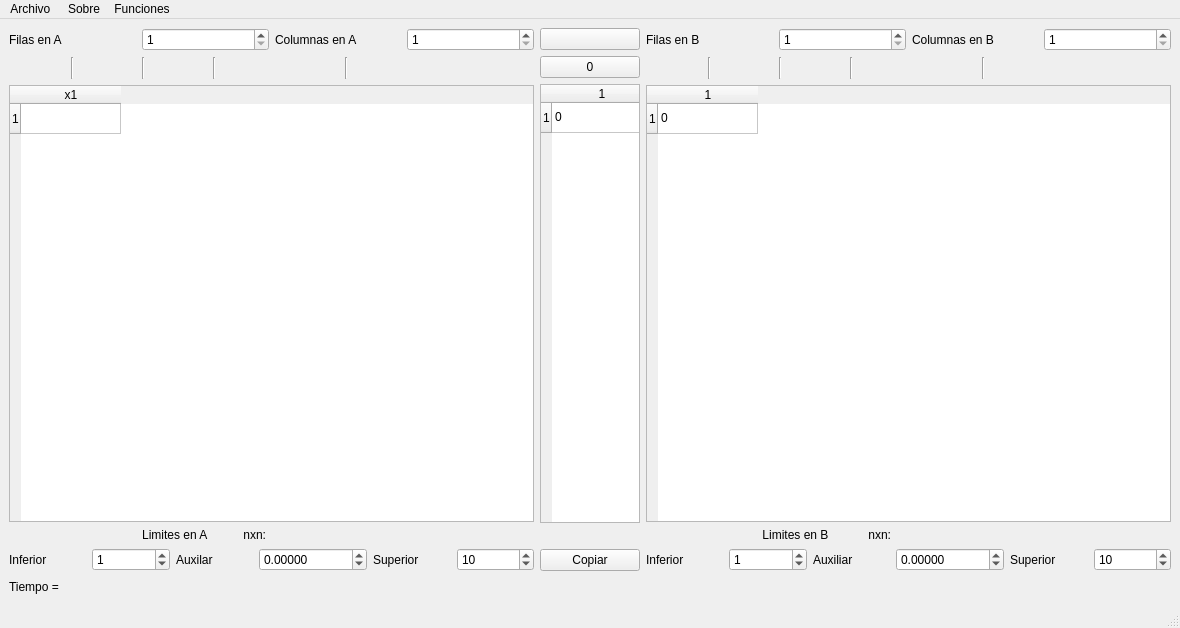
<?xml version="1.0" encoding="UTF-8"?>
<ui version="4.0">
 <class>MainWindow</class>
 <widget class="QMainWindow" name="MainWindow">
  <property name="geometry">
   <rect>
    <x>0</x>
    <y>0</y>
    <width>1180</width>
    <height>628</height>
   </rect>
  </property>
  <property name="windowTitle">
   <string>Calculadora de Matrices</string>
  </property>
  <property name="windowIcon">
   <iconset resource="iconos.qrc">
    <normaloff>:/new/prefix1/iconos/matriz.png</normaloff>:/new/prefix1/iconos/matriz.png</iconset>
  </property>
  <property name="styleSheet">
   <string notr="true">font: 75 10pt &quot;Arial&quot;
qlineargradient(spread:pad, x1:0, y1:0, x2:1, y2:0, stop:0 rgba(0, 0, 0, 255), stop:1 rgba(255, 255, 255, 255))
qlineargradient(spread:pad, x1:0, y1:0, x2:1, y2:0, stop:0 rgba(9, 41, 4, 255), stop:0.085 rgba(2, 79, 0, 255), stop:0.19 rgba(50, 147, 22, 255), stop:0.275 rgba(236, 191, 49, 255), stop:0.39 rgba(243, 61, 34, 255), stop:0.555 rgba(135, 81, 60, 255), stop:0.667 rgba(121, 75, 255, 255), stop:0.825 rgba(164, 255, 244, 255), stop:0.885 rgba(104, 222, 71, 255), stop:1 rgba(93, 128, 0, 255))
url(:/new/prefix1/iconos/119470305_769224333620822_2647290635897348482_n.jpg)</string>
  </property>
  <widget class="QWidget" name="centralwidget">
   <layout class="QGridLayout" name="gridLayout_2">
    <item row="0" column="0">
     <layout class="QGridLayout" name="gridLayout">
      <item row="0" column="0">
       <layout class="QHBoxLayout" name="horizontalLayout_9">
        <item>
         <layout class="QVBoxLayout" name="verticalLayout">
          <item>
           <layout class="QHBoxLayout" name="horizontalLayout_4">
            <item>
             <widget class="QLabel" name="label">
              <property name="text">
               <string>Filas en A</string>
              </property>
             </widget>
            </item>
            <item>
             <widget class="QSpinBox" name="fa">
              <property name="minimum">
               <number>1</number>
              </property>
              <property name="maximum">
               <number>99</number>
              </property>
              <property name="value">
               <number>1</number>
              </property>
             </widget>
            </item>
            <item>
             <widget class="QLabel" name="label_2">
              <property name="text">
               <string>Columnas en A</string>
              </property>
             </widget>
            </item>
            <item>
             <widget class="QSpinBox" name="ca">
              <property name="minimum">
               <number>1</number>
              </property>
              <property name="maximum">
               <number>99</number>
              </property>
              <property name="value">
               <number>1</number>
              </property>
             </widget>
            </item>
           </layout>
          </item>
          <item>
           <layout class="QHBoxLayout" name="horizontalLayout">
            <item>
             <widget class="QPushButton" name="AleatorioA">
              <property name="text">
               <string/>
              </property>
              <property name="icon">
               <iconset resource="iconos.qrc">
                <normaloff>:/new/prefix1/iconos/amarillo.png</normaloff>:/new/prefix1/iconos/amarillo.png</iconset>
              </property>
              <property name="shortcut">
               <string>A, 1</string>
              </property>
              <property name="flat">
               <bool>true</bool>
              </property>
             </widget>
            </item>
            <item>
             <widget class="Line" name="line">
              <property name="orientation">
               <enum>Qt::Vertical</enum>
              </property>
             </widget>
            </item>
            <item>
             <widget class="QPushButton" name="identidad_A">
              <property name="text">
               <string/>
              </property>
              <property name="icon">
               <iconset resource="iconos.qrc">
                <normaloff>:/new/prefix1/iconos/rojo.png</normaloff>:/new/prefix1/iconos/rojo.png</iconset>
              </property>
              <property name="shortcut">
               <string>A, 2</string>
              </property>
              <property name="autoDefault">
               <bool>false</bool>
              </property>
              <property name="default">
               <bool>false</bool>
              </property>
              <property name="flat">
               <bool>true</bool>
              </property>
             </widget>
            </item>
            <item>
             <widget class="Line" name="line_2">
              <property name="orientation">
               <enum>Qt::Vertical</enum>
              </property>
             </widget>
            </item>
            <item>
             <widget class="QPushButton" name="llenarNA">
              <property name="text">
               <string/>
              </property>
              <property name="icon">
               <iconset resource="iconos.qrc">
                <normaloff>:/new/prefix1/iconos/verde.png</normaloff>:/new/prefix1/iconos/verde.png</iconset>
              </property>
              <property name="shortcut">
               <string>A, 3</string>
              </property>
              <property name="flat">
               <bool>true</bool>
              </property>
             </widget>
            </item>
            <item>
             <widget class="Line" name="line_3">
              <property name="orientation">
               <enum>Qt::Vertical</enum>
              </property>
             </widget>
            </item>
            <item>
             <widget class="QPushButton" name="OrdenarA">
              <property name="text">
               <string/>
              </property>
              <property name="icon">
               <iconset resource="iconos.qrc">
                <normaloff>:/new/prefix1/iconos/naranja.png</normaloff>:/new/prefix1/iconos/naranja.png</iconset>
              </property>
              <property name="shortcut">
               <string>A, 4</string>
              </property>
              <property name="flat">
               <bool>true</bool>
              </property>
             </widget>
            </item>
            <item>
             <widget class="QPushButton" name="desordenar_A">
              <property name="text">
               <string/>
              </property>
              <property name="icon">
               <iconset resource="iconos.qrc">
                <normaloff>:/new/prefix1/iconos/cafe.png</normaloff>:/new/prefix1/iconos/cafe.png</iconset>
              </property>
              <property name="shortcut">
               <string>A, 5</string>
              </property>
              <property name="flat">
               <bool>true</bool>
              </property>
             </widget>
            </item>
            <item>
             <widget class="Line" name="line_4">
              <property name="orientation">
               <enum>Qt::Vertical</enum>
              </property>
             </widget>
            </item>
            <item>
             <widget class="QPushButton" name="IncrementoA">
              <property name="text">
               <string/>
              </property>
              <property name="icon">
               <iconset resource="iconos.qrc">
                <normaloff>:/new/prefix1/iconos/azul.png</normaloff>:/new/prefix1/iconos/azul.png</iconset>
              </property>
              <property name="shortcut">
               <string>A, 6</string>
              </property>
              <property name="flat">
               <bool>true</bool>
              </property>
             </widget>
            </item>
            <item>
             <widget class="QPushButton" name="i_s_A">
              <property name="text">
               <string/>
              </property>
              <property name="icon">
               <iconset resource="iconos.qrc">
                <normaloff>:/new/prefix1/iconos/morado.png</normaloff>:/new/prefix1/iconos/morado.png</iconset>
              </property>
              <property name="shortcut">
               <string>A, 7</string>
              </property>
              <property name="flat">
               <bool>true</bool>
              </property>
             </widget>
            </item>
            <item>
             <widget class="QPushButton" name="saltos_A">
              <property name="text">
               <string/>
              </property>
              <property name="icon">
               <iconset resource="iconos.qrc">
                <normaloff>:/new/prefix1/iconos/rosa.png</normaloff>:/new/prefix1/iconos/rosa.png</iconset>
              </property>
              <property name="shortcut">
               <string>A, 8</string>
              </property>
              <property name="flat">
               <bool>true</bool>
              </property>
             </widget>
            </item>
           </layout>
          </item>
          <item>
           <widget class="QTableWidget" name="A">
            <property name="minimumSize">
             <size>
              <width>50</width>
              <height>0</height>
             </size>
            </property>
            <property name="mouseTracking">
             <bool>false</bool>
            </property>
            <property name="tabletTracking">
             <bool>false</bool>
            </property>
            <property name="rowCount">
             <number>1</number>
            </property>
            <property name="columnCount">
             <number>1</number>
            </property>
            <row/>
            <column>
             <property name="text">
              <string>x1</string>
             </property>
            </column>
           </widget>
          </item>
          <item>
           <layout class="QHBoxLayout" name="horizontalLayout_11">
            <item>
             <widget class="QLabel" name="label_3">
              <property name="text">
               <string>                                        Limites en A           nxn:   </string>
              </property>
             </widget>
            </item>
            <item>
             <widget class="QLabel" name="nA">
              <property name="text">
               <string/>
              </property>
             </widget>
            </item>
           </layout>
          </item>
          <item>
           <layout class="QHBoxLayout" name="horizontalLayout_5">
            <item>
             <widget class="QLabel" name="label_4">
              <property name="text">
               <string>Inferior</string>
              </property>
             </widget>
            </item>
            <item>
             <widget class="QSpinBox" name="iA">
              <property name="minimum">
               <number>-9999</number>
              </property>
              <property name="maximum">
               <number>9999</number>
              </property>
              <property name="value">
               <number>1</number>
              </property>
             </widget>
            </item>
            <item>
             <widget class="QLabel" name="label_12">
              <property name="text">
               <string>Auxilar</string>
              </property>
             </widget>
            </item>
            <item>
             <widget class="QDoubleSpinBox" name="aux_A">
              <property name="decimals">
               <number>5</number>
              </property>
              <property name="minimum">
               <double>-1000000.000000000000000</double>
              </property>
              <property name="maximum">
               <double>1000000000.000000000000000</double>
              </property>
             </widget>
            </item>
            <item>
             <widget class="QLabel" name="label_5">
              <property name="text">
               <string>Superior</string>
              </property>
             </widget>
            </item>
            <item>
             <widget class="QSpinBox" name="sA">
              <property name="minimum">
               <number>-9999</number>
              </property>
              <property name="maximum">
               <number>9999</number>
              </property>
              <property name="value">
               <number>10</number>
              </property>
             </widget>
            </item>
           </layout>
          </item>
         </layout>
        </item>
        <item>
         <layout class="QVBoxLayout" name="verticalLayout_5">
          <item>
           <layout class="QVBoxLayout" name="verticalLayout_3">
            <item>
             <widget class="QPushButton" name="cambio">
              <property name="maximumSize">
               <size>
                <width>100</width>
                <height>16777215</height>
               </size>
              </property>
              <property name="styleSheet">
               <string notr="true">QPushButton#evilButton {
    border-style: outset;
    border-width: 2px;
    border-radius: 10px;
    border-color: beige;
    font: bold 14px;
    min-width: 10em;
    padding: 6px;
}</string>
              </property>
              <property name="text">
               <string/>
              </property>
              <property name="icon">
               <iconset resource="iconos.qrc">
                <normaloff>:/new/prefix1/iconos/intercambio (1).png</normaloff>:/new/prefix1/iconos/intercambio (1).png</iconset>
              </property>
              <property name="shortcut">
               <string>C</string>
              </property>
             </widget>
            </item>
            <item>
             <widget class="QPushButton" name="vLlenar">
              <property name="maximumSize">
               <size>
                <width>100</width>
                <height>16777215</height>
               </size>
              </property>
              <property name="text">
               <string>0</string>
              </property>
             </widget>
            </item>
            <item>
             <widget class="QTableWidget" name="vResultados">
              <property name="maximumSize">
               <size>
                <width>100</width>
                <height>16777215</height>
               </size>
              </property>
              <property name="rowCount">
               <number>1</number>
              </property>
              <property name="columnCount">
               <number>1</number>
              </property>
              <row/>
              <column/>
              <item row="0" column="0">
               <property name="text">
                <string>0</string>
               </property>
              </item>
             </widget>
            </item>
           </layout>
          </item>
          <item>
           <layout class="QVBoxLayout" name="verticalLayout_4">
            <item>
             <widget class="QLabel" name="nV">
              <property name="maximumSize">
               <size>
                <width>100</width>
                <height>16777215</height>
               </size>
              </property>
              <property name="text">
               <string/>
              </property>
             </widget>
            </item>
            <item>
             <widget class="QPushButton" name="copiar_M">
              <property name="maximumSize">
               <size>
                <width>100</width>
                <height>16777215</height>
               </size>
              </property>
              <property name="styleSheet">
               <string notr="true">QPushButton#evilButton {
    background-color: red;
    border-style: outset;
    border-width: 2px;
    border-radius: 10px;
    border-color: beige;
    font: bold 14px;
    min-width: 10em;
    padding: 6px;
}</string>
              </property>
              <property name="text">
               <string>Copiar</string>
              </property>
              <property name="shortcut">
               <string>Ctrl+C</string>
              </property>
             </widget>
            </item>
           </layout>
          </item>
         </layout>
        </item>
        <item>
         <layout class="QVBoxLayout" name="verticalLayout_7">
          <item>
           <layout class="QHBoxLayout" name="horizontalLayout_6">
            <item>
             <widget class="QLabel" name="label_7">
              <property name="text">
               <string>Filas en B</string>
              </property>
             </widget>
            </item>
            <item>
             <widget class="QSpinBox" name="fb">
              <property name="minimum">
               <number>1</number>
              </property>
             </widget>
            </item>
            <item>
             <widget class="QLabel" name="label_8">
              <property name="text">
               <string>Columnas en B</string>
              </property>
             </widget>
            </item>
            <item>
             <widget class="QSpinBox" name="cb">
              <property name="minimum">
               <number>1</number>
              </property>
             </widget>
            </item>
           </layout>
          </item>
          <item>
           <layout class="QHBoxLayout" name="horizontalLayout_2">
            <item>
             <widget class="QPushButton" name="AleatorioB">
              <property name="text">
               <string/>
              </property>
              <property name="icon">
               <iconset resource="iconos.qrc">
                <normaloff>:/new/prefix1/iconos/amarillo.png</normaloff>:/new/prefix1/iconos/amarillo.png</iconset>
              </property>
              <property name="shortcut">
               <string>B, 1</string>
              </property>
              <property name="flat">
               <bool>true</bool>
              </property>
             </widget>
            </item>
            <item>
             <widget class="Line" name="line_5">
              <property name="orientation">
               <enum>Qt::Vertical</enum>
              </property>
             </widget>
            </item>
            <item>
             <widget class="QPushButton" name="identidad_B">
              <property name="text">
               <string/>
              </property>
              <property name="icon">
               <iconset resource="iconos.qrc">
                <normaloff>:/new/prefix1/iconos/rojo.png</normaloff>:/new/prefix1/iconos/rojo.png</iconset>
              </property>
              <property name="shortcut">
               <string>B, 2</string>
              </property>
              <property name="flat">
               <bool>true</bool>
              </property>
             </widget>
            </item>
            <item>
             <widget class="Line" name="line_6">
              <property name="orientation">
               <enum>Qt::Vertical</enum>
              </property>
             </widget>
            </item>
            <item>
             <widget class="QPushButton" name="llenarNB">
              <property name="text">
               <string/>
              </property>
              <property name="icon">
               <iconset resource="iconos.qrc">
                <normaloff>:/new/prefix1/iconos/verde.png</normaloff>:/new/prefix1/iconos/verde.png</iconset>
              </property>
              <property name="shortcut">
               <string>B, 3</string>
              </property>
              <property name="flat">
               <bool>true</bool>
              </property>
             </widget>
            </item>
            <item>
             <widget class="Line" name="line_7">
              <property name="orientation">
               <enum>Qt::Vertical</enum>
              </property>
             </widget>
            </item>
            <item>
             <widget class="QPushButton" name="OrdenarB">
              <property name="text">
               <string/>
              </property>
              <property name="icon">
               <iconset resource="iconos.qrc">
                <normaloff>:/new/prefix1/iconos/naranja.png</normaloff>:/new/prefix1/iconos/naranja.png</iconset>
              </property>
              <property name="shortcut">
               <string>B, 4</string>
              </property>
              <property name="flat">
               <bool>true</bool>
              </property>
             </widget>
            </item>
            <item>
             <widget class="QPushButton" name="desordenar_B">
              <property name="text">
               <string/>
              </property>
              <property name="icon">
               <iconset resource="iconos.qrc">
                <normaloff>:/new/prefix1/iconos/cafe.png</normaloff>:/new/prefix1/iconos/cafe.png</iconset>
              </property>
              <property name="shortcut">
               <string>B, 5</string>
              </property>
              <property name="flat">
               <bool>true</bool>
              </property>
             </widget>
            </item>
            <item>
             <widget class="Line" name="line_8">
              <property name="orientation">
               <enum>Qt::Vertical</enum>
              </property>
             </widget>
            </item>
            <item>
             <widget class="QPushButton" name="IncrementoB">
              <property name="text">
               <string/>
              </property>
              <property name="icon">
               <iconset resource="iconos.qrc">
                <normaloff>:/new/prefix1/iconos/azul.png</normaloff>:/new/prefix1/iconos/azul.png</iconset>
              </property>
              <property name="shortcut">
               <string>B, 6</string>
              </property>
              <property name="flat">
               <bool>true</bool>
              </property>
             </widget>
            </item>
            <item>
             <widget class="QPushButton" name="i_s_B">
              <property name="text">
               <string/>
              </property>
              <property name="icon">
               <iconset resource="iconos.qrc">
                <normaloff>:/new/prefix1/iconos/morado.png</normaloff>:/new/prefix1/iconos/morado.png</iconset>
              </property>
              <property name="shortcut">
               <string>B, 7</string>
              </property>
              <property name="flat">
               <bool>true</bool>
              </property>
             </widget>
            </item>
            <item>
             <widget class="QPushButton" name="saltos_B">
              <property name="text">
               <string/>
              </property>
              <property name="icon">
               <iconset resource="iconos.qrc">
                <normaloff>:/new/prefix1/iconos/rosa.png</normaloff>:/new/prefix1/iconos/rosa.png</iconset>
              </property>
              <property name="shortcut">
               <string>B, 8</string>
              </property>
              <property name="flat">
               <bool>true</bool>
              </property>
             </widget>
            </item>
           </layout>
          </item>
          <item>
           <widget class="QTableWidget" name="B">
            <property name="minimumSize">
             <size>
              <width>0</width>
              <height>0</height>
             </size>
            </property>
            <property name="rowCount">
             <number>1</number>
            </property>
            <property name="columnCount">
             <number>1</number>
            </property>
            <row/>
            <column/>
            <item row="0" column="0">
             <property name="text">
              <string>0</string>
             </property>
            </item>
           </widget>
          </item>
          <item>
           <layout class="QVBoxLayout" name="verticalLayout_2">
            <item>
             <layout class="QHBoxLayout" name="horizontalLayout_12">
              <item>
               <widget class="QLabel" name="label_9">
                <property name="text">
                 <string>                                   Limites en B            nxn:   </string>
                </property>
               </widget>
              </item>
              <item>
               <widget class="QLabel" name="nB">
                <property name="text">
                 <string/>
                </property>
               </widget>
              </item>
             </layout>
            </item>
            <item>
             <layout class="QHBoxLayout" name="horizontalLayout_7">
              <item>
               <widget class="QLabel" name="label_10">
                <property name="text">
                 <string>Inferior</string>
                </property>
               </widget>
              </item>
              <item>
               <widget class="QSpinBox" name="iB">
                <property name="minimum">
                 <number>-9999</number>
                </property>
                <property name="maximum">
                 <number>9999</number>
                </property>
                <property name="value">
                 <number>1</number>
                </property>
               </widget>
              </item>
              <item>
               <widget class="QLabel" name="label_13">
                <property name="text">
                 <string>Auxiliar</string>
                </property>
               </widget>
              </item>
              <item>
               <widget class="QDoubleSpinBox" name="aux_B">
                <property name="decimals">
                 <number>5</number>
                </property>
                <property name="minimum">
                 <double>-10000000000.000000000000000</double>
                </property>
                <property name="maximum">
                 <double>10000000.000000000000000</double>
                </property>
               </widget>
              </item>
              <item>
               <widget class="QLabel" name="label_11">
                <property name="text">
                 <string>Superior</string>
                </property>
               </widget>
              </item>
              <item>
               <widget class="QSpinBox" name="sB">
                <property name="minimum">
                 <number>-9999</number>
                </property>
                <property name="maximum">
                 <number>9999</number>
                </property>
                <property name="value">
                 <number>10</number>
                </property>
               </widget>
              </item>
             </layout>
            </item>
           </layout>
          </item>
         </layout>
        </item>
       </layout>
      </item>
      <item row="1" column="0">
       <layout class="QHBoxLayout" name="horizontalLayout_8">
        <item>
         <layout class="QHBoxLayout" name="horizontalLayout_3">
          <item>
           <widget class="QLabel" name="label_6">
            <property name="text">
             <string>Tiempo = </string>
            </property>
           </widget>
          </item>
          <item>
           <widget class="QLabel" name="tiempo">
            <property name="text">
             <string/>
            </property>
           </widget>
          </item>
         </layout>
        </item>
        <item>
         <spacer name="horizontalSpacer">
          <property name="orientation">
           <enum>Qt::Horizontal</enum>
          </property>
          <property name="sizeHint" stdset="0">
           <size>
            <width>40</width>
            <height>20</height>
           </size>
          </property>
         </spacer>
        </item>
        <item>
         <widget class="QLabel" name="hora">
          <property name="styleSheet">
           <string notr="true"/>
          </property>
          <property name="text">
           <string/>
          </property>
         </widget>
        </item>
        <item>
         <spacer name="horizontalSpacer_2">
          <property name="orientation">
           <enum>Qt::Horizontal</enum>
          </property>
          <property name="sizeHint" stdset="0">
           <size>
            <width>40</width>
            <height>20</height>
           </size>
          </property>
         </spacer>
        </item>
        <item>
         <widget class="QLabel" name="fecha">
          <property name="text">
           <string/>
          </property>
         </widget>
        </item>
       </layout>
      </item>
     </layout>
    </item>
   </layout>
  </widget>
  <widget class="QMenuBar" name="menubar">
   <property name="geometry">
    <rect>
     <x>0</x>
     <y>0</y>
     <width>1180</width>
     <height>24</height>
    </rect>
   </property>
   <widget class="QMenu" name="menuArchivo">
    <property name="title">
     <string>Archivo </string>
    </property>
    <widget class="QMenu" name="menuAbrir_en">
     <property name="title">
      <string>Abrir en ..</string>
     </property>
     <addaction name="actionA"/>
     <addaction name="actionB"/>
     <addaction name="actionV"/>
    </widget>
    <widget class="QMenu" name="menuGuardar_Matriz">
     <property name="title">
      <string>Guardar Matriz ..</string>
     </property>
     <addaction name="actionA_2"/>
     <addaction name="actionB_2"/>
     <addaction name="actionV_2"/>
    </widget>
    <addaction name="separator"/>
    <addaction name="separator"/>
    <addaction name="menuAbrir_en"/>
    <addaction name="menuGuardar_Matriz"/>
    <addaction name="actionGuardar_Todo"/>
    <addaction name="separator"/>
    <addaction name="separator"/>
   </widget>
   <widget class="QMenu" name="menuSobre">
    <property name="title">
     <string>Sobre</string>
    </property>
    <addaction name="actionAyuda"/>
    <addaction name="actionSobre_QT"/>
    <addaction name="actionSobre_Autor"/>
    <addaction name="actionCodigo_Fuente"/>
    <addaction name="actionDescargar"/>
   </widget>
   <widget class="QMenu" name="menuFunciones">
    <property name="title">
     <string>Funciones</string>
    </property>
    <addaction name="actionEntre_Matrices"/>
    <addaction name="actionEntre_Escalar"/>
    <addaction name="separator"/>
    <addaction name="actionTrigonometria"/>
    <addaction name="separator"/>
    <addaction name="actionAtributos"/>
    <addaction name="separator"/>
    <addaction name="actionInterpolar"/>
    <addaction name="actionExtrapolar"/>
    <addaction name="separator"/>
    <addaction name="actionPorbabilidad_y_Estadistica"/>
    <addaction name="separator"/>
    <addaction name="actionExtras"/>
    <addaction name="separator"/>
    <addaction name="actionGraficar_Funciones"/>
   </widget>
   <addaction name="menuArchivo"/>
   <addaction name="menuSobre"/>
   <addaction name="menuFunciones"/>
  </widget>
  <widget class="QStatusBar" name="statusbar"/>
  <action name="actionGuardar_Todo">
   <property name="icon">
    <iconset resource="iconos.qrc">
     <normaloff>:/new/prefix1/iconos/salvar.png</normaloff>:/new/prefix1/iconos/salvar.png</iconset>
   </property>
   <property name="text">
    <string>Guardar Todo</string>
   </property>
   <property name="shortcut">
    <string>Ctrl+S</string>
   </property>
  </action>
  <action name="actionAyuda">
   <property name="icon">
    <iconset resource="iconos.qrc">
     <normaloff>:/new/prefix1/iconos/acercade.ico</normaloff>:/new/prefix1/iconos/acercade.ico</iconset>
   </property>
   <property name="text">
    <string>Ayuda</string>
   </property>
  </action>
  <action name="actionSobre_QT">
   <property name="icon">
    <iconset resource="iconos.qrc">
     <normaloff>:/new/prefix1/iconos/qt.png</normaloff>:/new/prefix1/iconos/qt.png</iconset>
   </property>
   <property name="text">
    <string>Sobre QT</string>
   </property>
  </action>
  <action name="actionSobre_Autor">
   <property name="icon">
    <iconset resource="iconos.qrc">
     <normaloff>:/new/prefix1/iconos/jefe.png</normaloff>:/new/prefix1/iconos/jefe.png</iconset>
   </property>
   <property name="text">
    <string>Sobre Autor</string>
   </property>
  </action>
  <action name="actionA">
   <property name="icon">
    <iconset resource="iconos.qrc">
     <normaloff>:/new/prefix1/iconos/Abrir_A.png</normaloff>:/new/prefix1/iconos/Abrir_A.png</iconset>
   </property>
   <property name="text">
    <string/>
   </property>
  </action>
  <action name="actionB">
   <property name="icon">
    <iconset resource="iconos.qrc">
     <normaloff>:/new/prefix1/iconos/Abrir_B.png</normaloff>:/new/prefix1/iconos/Abrir_B.png</iconset>
   </property>
   <property name="text">
    <string/>
   </property>
  </action>
  <action name="actionV">
   <property name="icon">
    <iconset resource="iconos.qrc">
     <normaloff>:/new/prefix1/iconos/Abrir_V.png</normaloff>:/new/prefix1/iconos/Abrir_V.png</iconset>
   </property>
   <property name="text">
    <string/>
   </property>
  </action>
  <action name="actionA_2">
   <property name="icon">
    <iconset resource="iconos.qrc">
     <normaloff>:/new/prefix1/iconos/Guardar_A.png</normaloff>:/new/prefix1/iconos/Guardar_A.png</iconset>
   </property>
   <property name="text">
    <string/>
   </property>
  </action>
  <action name="actionB_2">
   <property name="icon">
    <iconset resource="iconos.qrc">
     <normaloff>:/new/prefix1/iconos/Guardar_B.png</normaloff>:/new/prefix1/iconos/Guardar_B.png</iconset>
   </property>
   <property name="text">
    <string/>
   </property>
  </action>
  <action name="actionV_2">
   <property name="icon">
    <iconset resource="iconos.qrc">
     <normaloff>:/new/prefix1/iconos/Guardar_V.png</normaloff>:/new/prefix1/iconos/Guardar_V.png</iconset>
   </property>
   <property name="text">
    <string/>
   </property>
  </action>
  <action name="actionInterpolar">
   <property name="icon">
    <iconset resource="iconos.qrc">
     <normaloff>:/new/prefix1/iconos/intercambiar.png</normaloff>:/new/prefix1/iconos/intercambiar.png</iconset>
   </property>
   <property name="text">
    <string>Interpolar</string>
   </property>
  </action>
  <action name="actionExtrapolar">
   <property name="icon">
    <iconset resource="iconos.qrc">
     <normaloff>:/new/prefix1/iconos/encontrar.png</normaloff>:/new/prefix1/iconos/encontrar.png</iconset>
   </property>
   <property name="text">
    <string>Extrapolar</string>
   </property>
  </action>
  <action name="actionGraficar">
   <property name="icon">
    <iconset resource="iconos.qrc">
     <normaloff>:/new/prefix1/iconos/barra-grafica.png</normaloff>:/new/prefix1/iconos/barra-grafica.png</iconset>
   </property>
   <property name="text">
    <string>Graficar</string>
   </property>
  </action>
  <action name="actionPorbabilidad_y_Estadistica">
   <property name="icon">
    <iconset resource="iconos.qrc">
     <normaloff>:/new/prefix1/iconos/probabilidad.png</normaloff>:/new/prefix1/iconos/probabilidad.png</iconset>
   </property>
   <property name="text">
    <string> Estadistica</string>
   </property>
  </action>
  <action name="actionTrigonometria">
   <property name="icon">
    <iconset resource="iconos.qrc">
     <normaloff>:/new/prefix1/iconos/mesa.png</normaloff>:/new/prefix1/iconos/mesa.png</iconset>
   </property>
   <property name="text">
    <string>Trigonometria</string>
   </property>
  </action>
  <action name="actionAtributos">
   <property name="icon">
    <iconset resource="iconos.qrc">
     <normaloff>:/new/prefix1/iconos/una.png</normaloff>:/new/prefix1/iconos/una.png</iconset>
   </property>
   <property name="text">
    <string>Atributos</string>
   </property>
  </action>
  <action name="actionEntre_Matrices">
   <property name="icon">
    <iconset resource="iconos.qrc">
     <normaloff>:/new/prefix1/iconos/matriz_2.png</normaloff>:/new/prefix1/iconos/matriz_2.png</iconset>
   </property>
   <property name="text">
    <string>Entre Matrices</string>
   </property>
  </action>
  <action name="actionEntre_Escalar">
   <property name="icon">
    <iconset resource="iconos.qrc">
     <normaloff>:/new/prefix1/iconos/eliminar-simbolo.png</normaloff>:/new/prefix1/iconos/eliminar-simbolo.png</iconset>
   </property>
   <property name="text">
    <string>Entre Escalar</string>
   </property>
  </action>
  <action name="actionExtras">
   <property name="icon">
    <iconset resource="iconos.qrc">
     <normaloff>:/new/prefix1/iconos/extra.png</normaloff>:/new/prefix1/iconos/extra.png</iconset>
   </property>
   <property name="text">
    <string>Extras</string>
   </property>
  </action>
  <action name="actionCodigo_Fuente">
   <property name="icon">
    <iconset resource="iconos.qrc">
     <normaloff>:/new/prefix1/iconos/codigo-fuente.png</normaloff>:/new/prefix1/iconos/codigo-fuente.png</iconset>
   </property>
   <property name="text">
    <string>Codigo Fuente</string>
   </property>
  </action>
  <action name="actionDescargar">
   <property name="icon">
    <iconset resource="iconos.qrc">
     <normaloff>:/new/prefix1/iconos/flecha-hacia-abajo.ico</normaloff>:/new/prefix1/iconos/flecha-hacia-abajo.ico</iconset>
   </property>
   <property name="text">
    <string>Descargar</string>
   </property>
  </action>
  <action name="actionGraficar_Funciones">
   <property name="icon">
    <iconset resource="iconos.qrc">
     <normaloff>:/new/prefix1/iconos/fx.png</normaloff>:/new/prefix1/iconos/fx.png</iconset>
   </property>
   <property name="text">
    <string>Graficar Funciones</string>
   </property>
  </action>
 </widget>
 <resources>
  <include location="iconos.qrc"/>
 </resources>
 <connections/>
</ui>
